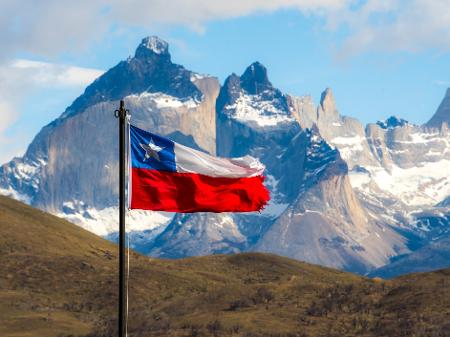
#> input picture trabalho2/filtros.py/chile.jpg, 450 x 337 px
$ python filtroNegativo.py
#> lines starting #> are read from the running program, lines starting #| are printed output that depends on the picture
import cv2
import numpy as np
import matplotlib.pyplot as plt

img = cv2.imread('chile.jpg', 1)
#> img is the input picture: shape (337, 450, 3); mean B, G, R 150.8, 139.6, 129.6

m, n, _ = img.shape
#> m = 337; n = 450

for i in range(0, m - 1):
    for j in range(0, n - 1):

        temp = img[i, j]
        temp[0] = 255 - temp[0]
        temp[1] = 255 - temp[1]
        temp[2] = 255 - temp[2]
        img[i, j] = temp
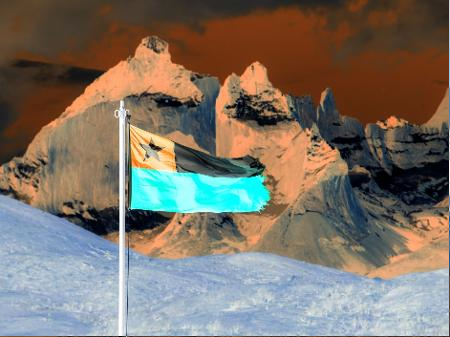
#> img: shape (337, 450, 3); mean B, G, R 103.9, 115.2, 125.1

img = img.astype(np.uint8)
cv2.imwrite('filtroNegativo.jpg', img)
